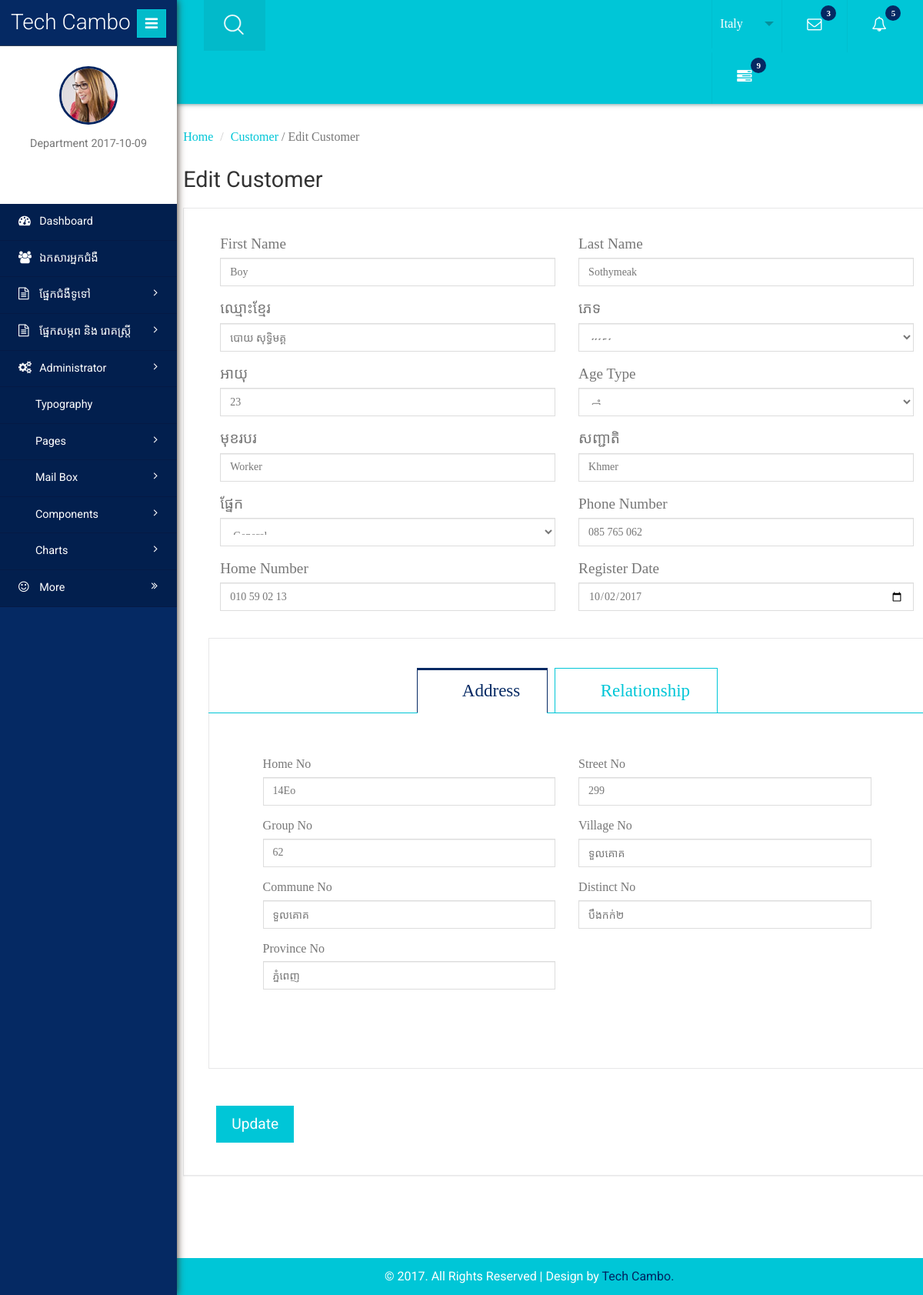
/admin/editCustomer/1, run on the app's committed database.
### tables this page shows
CREATE TABLE `customers` (
  `custID` int(11) NOT NULL,
  `firstname` varchar(50) NOT NULL,
  `lastname` varchar(50) NOT NULL,
  `fullname` varchar(150) NOT NULL,
  `khmername` varchar(150) DEFAULT NULL,
  `husbandName` varchar(150) DEFAULT NULL,
  `husbandAge` int(11) DEFAULT NULL,
  `nationality` varchar(100) DEFAULT NULL,
  `department` varchar(50) DEFAULT NULL,
  `gender` char(1) NOT NULL,
  `age` int(11) NOT NULL,
  `ageType` varchar(50) DEFAULT NULL,
  `occupation` varchar(50) DEFAULT NULL,
  `phone` varchar(50) DEFAULT NULL,
  `homePhone` varchar(50) DEFAULT NULL,
  `homeNo` varchar(50) DEFAULT NULL,
  `streetNo` varchar(50) DEFAULT NULL,
  `groupNo` varchar(50) DEFAULT NULL,
  `provinceNo` varchar(50) DEFAULT NULL,
  `distinctNo` varchar(50) DEFAULT NULL,
  `communNo` varchar(50) DEFAULT NULL,
  `villageNo` varchar(50) DEFAULT NULL,
  `createDate` date NOT NULL,
  `isActive` char(1) NOT NULL
);

### index.php (called while the page is built, shortened)
<?php
require_once BASEPATH.'core/CodeIgniter.php';

### application/models/customer_model.php (called while the page is built, shortened)
<?php
class Customer_model extends CI_Model {
    public function get_customer_by_custID($custID) {
        $this->db->select('*');
        $this->db->from('customers');
        $this->db->where('custID', $custID);
        $this->db->where('isActive', 'Y');
        $query = $this->db->get();
        return $query->result();
    }
}
?>

### application/views/customer/edit_customer.php (the view, shortened to what this page needs)
<div class="sub-heard-part">
    <ol class="breadcrumb m-b-0">
        <li><a href="<?php echo base_url() ?>">Home</a></li>
        <li class="active"><?php echo $current_page ?></li>
    </ol>
</div>
<div class="forms-main">
    <h2 class="inner-tittle">Edit Customer </h2>
    <div class="graph-form" style="margin-bottom: 10%">
        <div class="form-body">
            <?php echo form_open('./admin/submitEditCustomer') ?>
            <div class="col-md-6 form-group">
                <label for="txtfname">First Name</label>
                <input type="text" class="form-control" id="txtfname" name="txtfname" value="<?php echo set_value('txtfname', $value->firstname) ?>" placeholder="First Name"/>
            </div>
            <div class="col-md-6 form-group form-last">
                <label for="txtlname">Last Name</label>
                <input type="text" class="form-control" id="txtlname" name="txtlname" value="<?php echo set_value('txtlname', $value->lastname) ?>" placeholder="Last Name"/>
            </div>
            <div class="clearfix"> </div>
            <div class="col-md-6 form-group">
                <label for="txtkhmername">ឈ្មោះខ្មែរ</label>
                <input type="text" class="form-control" id="txtkhmername" name="txtkhmername" value="<?php echo set_value('txtkhmername', $value->khmername) ?>" placeholder="ឈ្មោះខ្មែរ"/>
            </div>
            <div class="col-md-6 form-group form-last">
                <label for="txtgender">ភេទ</label><br/>
                <select class="form-control" name="txtgender" id="txtgender" value="<?php echo set_value('txtgender', $value->gender) ?>">
                    <option value="M">ប្រុស</option>
                </select>
            </div>
            <div class="clearfix"> </div>
            <div class="col-md-6 form-group">
                <label for="txtage">អាយុ</label>
                <input type="number" class="form-control" id="txtage" name="txtage" value="<?php echo set_value('txtage', $value->age) ?>" placeholder="អាយុ"/>
            </div>
            <div class="col-md-6 form-group">
                <label for="txtageType">Age Type</label><br/>
                <select class="form-control" name="txtageType" id="txtageType" value="<?php echo set_value('txtageType', $value->ageType) ?>">
                    <option value="ឆ្នាំ">ឆ្នាំ</option>
                </select>
            </div>
            <div class="clearfix"> </div>
            <div class="col-md-6 form-group">
                <label for="txtoccupation">មុខរបរ</label>
                <input type="text" class="form-control" id="txtoccupation" name="txtoccupation" value="<?php echo set_value('txtoccupation', $value->occupation) ?>" placeholder="មុខរបរ"/>
            </div>
            <div class="col-md-6 form-group form-last">
                <label for="txtnationality">សញ្ជាតិ</label>
                <input type="text" class="form-control" id="txtnationality" name="txtnationality" value="<?php echo set_value('txtnationality', $value->nationality) ?>" placeholder="សញ្ជាតិ"/>
            </div>
            <div class="clearfix"> </div>
            <div class="col-md-6 form-group">
                <label for="txtdepartment">ផ្នែក</label><br/>
                <select class="form-control" name="txtdepartment" id="txtdepartment" value="<?php echo set_value('txtdepartment', $value->department) ?>">
                    <option value="General">General</option>
                </select>
            </div>
            <div class="col-md-6 form-group form-last">
                <label for="txtphone">Phone Number</label>
                <input type="text" class="form-control" id="txtphone" name="txtphone" value="<?php echo set_value('txtphone', $value->phone) ?>" placeholder="Phone Number"/>
            </div>
            <div class="clearfix"> </div>
            <div class="col-md-6 form-group">
                <label for="txthomephone">Home Number</label>
                <input type="text" class="form-control" id="txthomephone" name="txthomephone" value="<?php echo set_value('txthomephone', $value->homePhone) ?>" placeholder="Home Number"/>
            </div>
            <div class="col-md-6 form-group form-last">
                <label for="txtcreatedate">Register Date</label>
                <input type="date" class="form-control" id="txtcreatedate" name="txtcreatedate" value="<?php echo set_value('txtcreatedate', $value->createDate) ?>" placeholder="Register Date"/>
            </div>
            <div class="clearfix"> </div>
            <div class="tab-main">
                <div class="tab-inner">
                    <div id="tabs" class="tabs">
                        <div class="graph">
                            <nav>
                                <ul>
                                    <li><a href="#section-1" class="icon-shop"><i class="lnr lnr-home"></i> <span>Address</span></a></li>
                                    <li><a href="#section-2" class="icon-cup"><i class="lnr lnr-users"></i> <span>Relationship</span></a></li>
                                </ul>
                            </nav>
                            <div class="content tab">
                                <section id="section-1" style="font-size: 16px !important;">
                                    <div class="col-md-6 form-group">
                                        <label for="txthomeNo">Home No</label>
                                        <input type="text" class="form-control" id="txthomeNo" name="txthomeNo" value="<?php echo set_value('txthomeNo', $value->homeNo) ?>" placeholder="Home No"/>
                                    </div>
                                    <div class="col-md-6 form-group form-last">
                                        <label for="txtstreetNo">Street No</label>
                                        <input type="text" class="form-control" id="txtstreetNo" name="txtstreetNo" value="<?php echo set_value('txtstreetNo', $value->streetNo) ?>" placeholder="Street No"/>
                                    </div>
                                    <div class="clearfix"> </div>
                                    <div class="col-md-6 form-group">
                                        <label for="txtgroupNo">Group No</label>
                                        <input type="text" class="form-control" id="txtgroupNo" name="txtgroupNo" value="<?php echo set_value('txtgroupNo', $value->groupNo) ?>" placeholder="Group No"/>
                                    </div>
                                    <div class="col-md-6 form-group form-last">
                                        <label for="txtvillageNo">Village No</label>
                                        <input type="text" class="form-control" id="txtvillageNo" name="txtvillageNo" value="<?php echo set_value('txtvillageNo', $value->villageNo) ?>" placeholder="Village No"/>
                                    </div>
                                    <div class="clearfix"> </div>
                                    <div class="col-md-6 form-group">
                                        <label for="txtcommuneNo">Commune No</label>
                                        <input type="text" class="form-control" id="txtcommuneNo" name="txtcommuneNo" value="<?php echo set_value('txtcommuneNo', $value->communNo) ?>" placeholder="Commune No"/>
                                    </div>
                                    <div class="col-md-6 form-group form-last">
                                        <label for="txtdistinctNo">Distinct No</label>
                                        <input type="text" class="form-control" id="txtdistinctNo" name="txtdistinctNo" value="<?php echo set_value('txtdistinctNo', $value->distinctNo) ?>" placeholder="Distinct No"/>
                                    </div>
                                    <div class="clearfix"> </div>
                                    <div class="col-md-6 form-group">
                                        <label for="txtprovinceNo">Province No</label>
                                        <input type="text" class="form-control" id="txtprovinceNo" name="txtprovinceNo" value="<?php echo set_value('txtprovinceNo', $value->provinceNo) ?>" placeholder="Province No"/>
                                    </div>
                                </section>
                            </div>
                        </div>
                    </div>
                </div>
            </div>
            <button type="submit" class="btn btn-default">Update</button>
            <?php echo form_close() ?>
        </div>
    </div>
</div>

### public/css/bars.css (style rules this page uses)
body { margin: 0; font-family: 'montserrat'; }

### public/css/vroom.css (style rules this page uses)
input { background: #333; border: 1px solid #292929; color: #fff; outline: none; }

### data on the page
customers: txtfname "Boy", txtlname "Sothymeak", txtkhmername "បោយ⁣ សុទ្ធិមគ្គ", txtgender "ប្រុស", txtage "23", txtageType "ឆ្នាំ", txtoccupation "Worker", txtnationality "Khmer", txtdepartment "General", txtphone "085 765 062", txthomephone "010 59 02 13", txtcreatedate "10/02/2017", txthomeNo "14Eo", txtstreetNo "299", txtgroupNo "62", txtvillageNo "ទួលគោគ", txtcommuneNo "ទួលគោគ", txtdistinctNo "បឹងកក់២", txtprovinceNo "ភ្នំពេញ"
